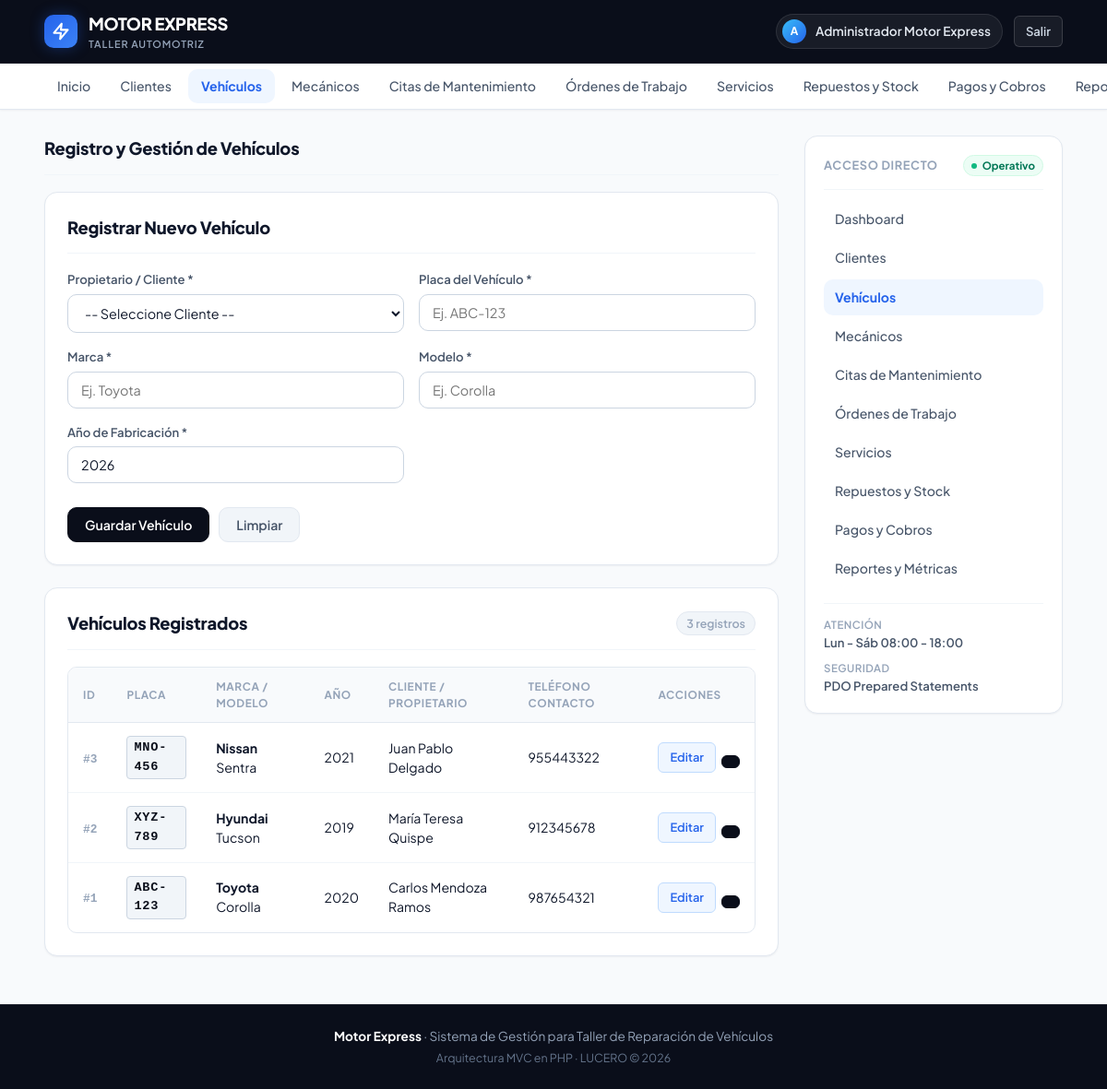
Page /views/vehiculos.php (signed in) on the committed database.
### tables this page shows
CREATE TABLE IF NOT EXISTS `vehiculo` (
    `id` INT AUTO_INCREMENT PRIMARY KEY,
    `cliente_id` INT NOT NULL,
    `placa` VARCHAR(10) NOT NULL UNIQUE,
    `marca` VARCHAR(50) NOT NULL,
    `modelo` VARCHAR(50) NOT NULL,
    `anio` INT NOT NULL,
    CONSTRAINT `fk_vehiculo_cliente` FOREIGN KEY (`cliente_id`) 
        REFERENCES `cliente`(`id`) ON DELETE CASCADE ON UPDATE CASCADE
);

CREATE TABLE IF NOT EXISTS `cliente` (
    `id` INT AUTO_INCREMENT PRIMARY KEY,
    `nombre` VARCHAR(70) NOT NULL,
    `telefono` VARCHAR(15),
    `email` VARCHAR(50)
);

### views/vehiculos.php (called while the page is built, shortened)
<?php
require_once __DIR__ . '/../controller/VehiculoController.php';
$controller = new VehiculoController();
$rows = $controller->modelo->listarConCliente();
require __DIR__ . '/vehiculos/index.php';

### controller/BaseController.php (called while the page is built, shortened)
<?php
require_once __DIR__ . '/../model/BaseModel.php';
function db(): PDO
{
    static $db = null;
    if ($db === null) {
        $database = new Database();
        $db = $database->conectar();
    }
    return $db;
}
function e($valor): string
{
    return htmlspecialchars((string) $valor, ENT_QUOTES, 'UTF-8');
}

### controller/VehiculoController.php (called while the page is built, shortened)
<?php
require_once __DIR__ . '/BaseController.php';
require_once __DIR__ . '/../model/Vehiculo.php';
class VehiculoController
{
    public function __construct()
    {
        $this->modelo = new Vehiculo(db());
    }
}

### model/BaseModel.php (called while the page is built, shortened)
<?php
abstract class BaseModel
{
    public function __construct(PDO $db)
    {
        $this->db = $db;
    }
}

### model/Vehiculo.php (called while the page is built, shortened)
<?php
require_once __DIR__ . '/BaseModel.php';
class Vehiculo extends BaseModel
{
    public function listarConCliente(): array
    {
        $sql = "SELECT v.*, c.nombre AS cliente_nombre, c.telefono AS cliente_telefono
                FROM vehiculo v
                LEFT JOIN cliente c ON v.cliente_id = c.id
                ORDER BY v.id DESC LIMIT 500";
        return $this->db->query($sql)->fetchAll();
    }
}

### views/vehiculos/lista.php (the view, shortened to what this page needs)
<div class="table-responsive">
    <table>
        <thead>
            <tr>
                <th>ID</th>
                <th>Placa</th>
                <th>Marca / Modelo</th>
                <th>Año</th>
                <th>Cliente / Propietario</th>
                <th>Teléfono Contacto</th>
                <th>Acciones</th>
            </tr>
        </thead>
        <tbody>
            <?php if (empty($rows)): ?>
                <tr>
                    <td colspan="7" style="text-align: center; color: var(--text-muted); padding: 24px;">
                        No hay vehículos registrados en este momento.
                    </td>
                </tr>
            <?php else: ?>
                <?php foreach ($rows as $fila): ?>
                    <tr>
                        <td><span class="id-tag">#<?= e($fila['id']) ?></span></td>
                        <td><span class="plate-badge"><?= e($fila['placa']) ?></span></td>
                        <td><strong><?= e($fila['marca']) ?></strong> <?= e($fila['modelo']) ?></td>
                        <td><?= e($fila['anio']) ?></td>
                        <td><?= e($fila['cliente_nombre'] ?? 'Sin asignar') ?></td>
                        <td><?= e($fila['cliente_telefono'] ?? '-') ?></td>
                        <td>
                            <div class="table-actions">
                                <a href="vehiculos.php?editar=<?= e($fila['id']) ?>" class="btn-action btn-action-edit" title="Editar">
                                    <span>Editar</span>
                                </a>
                                <form method="post" onsubmit="return confirm('¿Está seguro de eliminar este vehículo?');">
                                    <button type="submit" name="accion" value="eliminar" class="btn-action btn-action-danger" title="Eliminar">
                                    </button>
                                </form>
                            </div>
                        </td>
                    </tr>
                <?php endforeach; ?>
            <?php endif; ?>
        </tbody>
    </table>
</div>

### assets/css/style.css (style rules this page uses)
:root { --brand-dark: #0a0e1a; --brand-surface: #111827; --primary: #2563eb; --primary-hover: #1d4ed8; --primary-light: #eff6ff; --primary-border: #bfdbfe; --accent: #f59e0b; --success: #10b981; --success-light: #ecfdf5; --success-border: #d1fae5; --warning: #f59e0b; --warning-light: #fffbeb; --warning-border: #fef3c7; --danger: #ef4444; --danger-light: #fef2f2; --danger-border: #fee2e2; --bg-page: #f8fafc; --bg-surface: #ffffff; --bg-muted: #f1f5f9; --text-primary: #0f172a; --text-secondary: #475569; --text-muted: #94a3b8; --border-color: #e2e8f0; --border-subtle: #f1f5f9; --radius-xs: 4px; --radius-sm: 6px; --radius-md: 10px; --radius-lg: 14px; --radius-xl: 18px; --shadow-xs: 0 1px 2px 0 rgba(16, 24, 40, 0.05); --shadow-sm: 0 1px 3px 0 rgba(16, 24, 40, 0.08), 0 1px 2px -1px rgba(16, 24, 40, 0.08); --shadow-md: 0 4px 8px -2px rgba(16, 24, 40, 0.08), 0 2px 4px -2px rgba(16, 24, 40, 0.06); --shadow-lg: 0 12px 20px -4px rgba(16, 24, 40, 0.1), 0 4px 6px -4px rgba(16, 24, 40, 0.05); }
* { box-sizing: border-box; margin: 0; padding: 0; }
body { font-family: 'Plus Jakarta Sans', system-ui, -apple-system, BlinkMacSystemFont, 'Segoe UI', Roboto, sans-serif; background-color: var(--bg-page); color: var(--text-primary); line-height: 1.5; -webkit-font-smoothing: antialiased; -moz-osx-font-smoothing: grayscale; min-height: 100vh; display: flex; flex-direction: column; }
a { color: var(--primary); text-decoration: none; transition: all 0.15s ease-in-out; }
button, .btn { display: inline-flex; align-items: center; justify-content: center; gap: 7px; padding: 9px 18px; font-size: 0.88rem; font-weight: 600; font-family: inherit; border-radius: var(--radius-md); border: 1px solid transparent; cursor: pointer; text-decoration: none; transition: all 0.15s ease-in-out; }
.btn-primary, button[type="submit"] { background: var(--brand-dark); color: #ffffff; border-color: var(--brand-dark); }
.btn-action { display: inline-flex; align-items: center; gap: 5px; padding: 6px 12px; font-size: 0.8rem; font-weight: 600; border-radius: var(--radius-sm); border: 1px solid transparent; cursor: pointer; transition: all 0.15s ease; text-decoration: none; }
.btn-action-edit { background: var(--primary-light); color: var(--primary); border-color: var(--primary-border); }
.btn-action-danger { background: var(--danger-light); color: #dc2626; border-color: var(--danger-border); padding: 6px 9px; }
.table-responsive { overflow-x: auto; border-radius: var(--radius-md); border: 1px solid var(--border-color); }
table { width: 100%; border-collapse: collapse; font-size: 0.88rem; text-align: left; }
thead { background: #f8fafc; border-bottom: 1px solid var(--border-color); }
th { padding: 12px 16px; font-weight: 700; font-size: 0.74rem; text-transform: uppercase; letter-spacing: 0.05em; color: var(--text-muted); }
td { padding: 14px 16px; border-bottom: 1px solid var(--border-subtle); color: var(--text-primary); vertical-align: middle; }
tbody tr:last-child td { border-bottom: none; }
.table-actions { display: flex; align-items: center; gap: 6px; }
.table-actions form { display: inline; }
.id-tag { font-family: ui-monospace, SFMono-Regular, monospace; font-size: 0.8rem; font-weight: 600; color: var(--text-muted); }
.plate-badge { font-family: ui-monospace, SFMono-Regular, monospace; font-weight: 800; font-size: 0.85rem; letter-spacing: 0.06em; background: #f1f5f9; color: var(--brand-dark); border: 1px solid #cbd5e1; padding: 2px 7px; border-radius: var(--radius-xs); display: inline-block; }

### rows in the picture
vehiculo: id "3", placa "MNO-456", marca "Nissan", modelo "Sentra", anio "2021", cliente.nombre "Juan Pablo Delgado", cliente.telefono "955443322"
vehiculo: id "2", placa "XYZ-789", marca "Hyundai", modelo "Tucson", anio "2019", cliente.nombre "María Teresa Quispe", cliente.telefono "912345678"
vehiculo: id "1", placa "ABC-123", marca "Toyota", modelo "Corolla", anio "2020", cliente.nombre "Carlos Mendoza Ramos", cliente.telefono "987654321"

### other values in the picture
mb_substr(e($_SESSION['nombre'] ?? 'U'), 0, 1) "A"
$_SESSION['nombre'] "Administrador Motor Express"
$m['nombre'] "Clientes"
$m['nombre'] "Vehículos"
$m['nombre'] "Mecánicos"
$m['nombre'] "Citas de Mantenimiento"
$m['nombre'] "Órdenes de Trabajo"
$m['nombre'] "Servicios"
$m['nombre'] "Repuestos y Stock"
$m['nombre'] "Pagos y Cobros"
$titulo "Registro y Gestión de Vehículos"
count($rows) "3"
$m['nombre'] "Reportes y Métricas"
